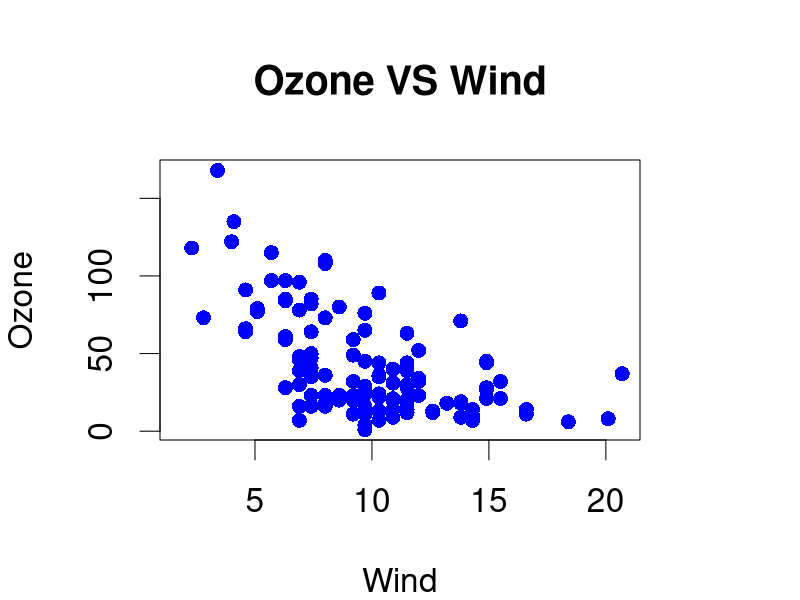

Here is the R script that generated this plot:
# Code challenge
# Module 6: Data Visualisation in R
# Graphical parameters

# Solution:

# Instructions:

# The code below creates a scatterplot similar as we have seen in the videos
# before. Your job is only to alter the par() function to get the desired output:
# 1) Increase relative text and symbol size to 3 (hint: cex parameter)
# 2) Change plot margins, margins should be 4 inches on all 4 sides
#    bottom, left, top, right (hint: use mar parameter)

par.default <- par() # save default parameters

par(cex = 2, mar = c(4,4,4,4)) # you need to change this part !!!!

plot(x = airquality$Wind,
     y = airquality$Ozone,
     col = "blue",
     main = "Ozone VS Wind",
     xlab = "Wind",
     ylab = "Ozone",
     pch = 16)

par(par.default) # reset graphical parameters
